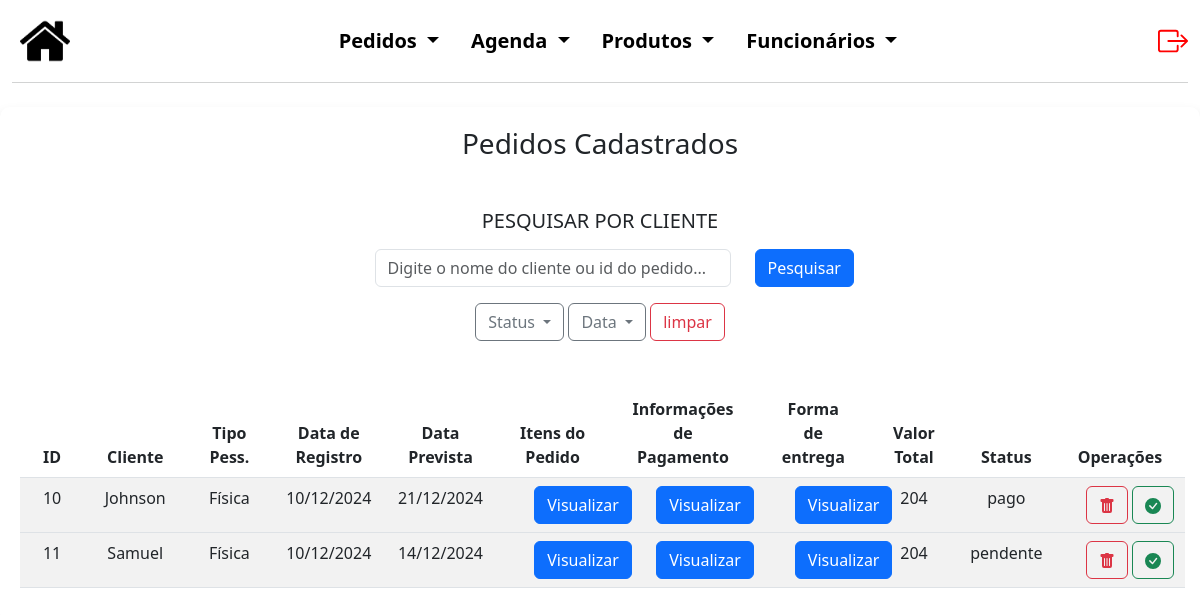
Screenshot of /Sistema/pedidos/consPed.php (signed in) with the database file from the repository.
### tables this page shows
CREATE TABLE `pedidos` (
  `codPed` int(5) NOT NULL,
  `cod_func` varchar(50) NOT NULL,
  `tipoPessoa` varchar(50) NOT NULL,
  `nomeCli` varchar(50) NOT NULL,
  `contato` varchar(50) NOT NULL,
  `dataPed` date NOT NULL,
  `dataPrev` date NOT NULL,
  `status` varchar(30) NOT NULL DEFAULT 'pendente'
);

CREATE TABLE `pagentg` (
  `codPagEnt` int(5) NOT NULL,
  `codPed` int(5) NOT NULL,
  `cod_itensPed` int(5) NOT NULL,
  `entrega` varchar(50) NOT NULL,
  `logradouro` varchar(50) NOT NULL,
  `numero` int(5) NOT NULL,
  `bairro` varchar(50) NOT NULL,
  `cidade` varchar(25) NOT NULL,
  `estado` varchar(2) NOT NULL,
  `cep` varchar(13) NOT NULL,
  `entrada` varchar(50) NOT NULL,
  `formaPag` varchar(30) DEFAULT NULL,
  `valorEnt` decimal(10,0) NOT NULL,
  `valorTotal` decimal(10,0) NOT NULL
);

### Sistema/pedidos/consPed.php (the view, shortened to what this page needs)
<?php
$conexao = novaConexao();
$registros = [];
$erro = false;
try {
    $sql = "SELECT pedidos.*, pagentg.valorTotal FROM pedidos LEFT JOIN pagentg ON pedidos.codPed = pagentg.codPed";
    $stmt = $conexao->prepare($sql);
    $stmt->execute();
    $registros = $stmt->fetchAll(PDO::FETCH_ASSOC);
} catch (PDOException $e) {
    $erro = true;
    echo "Erro: " . $e->getMessage();
}
?>
<!DOCTYPE html>
<html lang="pt-BR">
<head>
    <link href="https://cdn.jsdelivr.net/npm/bootstrap@5.3.0/dist/css/bootstrap.min.css" rel="stylesheet">
    <link rel="stylesheet" href="../style.css?v=1.8">
</head>
<body>
    <div class="container-fluid cabecalho">
        <nav class="navbar navbar-light navbar-expand-md" style="background-color: #FFFF;">
            <a class="nav justify-content-start m-2" href="../admInicial.php">
                <img src="../img/back.png">
            </a>
            <div class="collapse navbar-collapse justify-content-center" id="navegacao">
                <ul class="nav nav-pills justify-content-center listas">
                    <li class="nav-item dropdown">
                        <a class="nav-link dropdown-toggle cor_fonte" href="#" id="navbarDropdownMenuLink"
                            data-bs-toggle="dropdown" aria-haspopup="true" aria-expanded="false">
                            Pedidos
                        </a>
                    </li>
                    <li class="nav-item dropdown">
                        <a class="nav-link dropdown-toggle cor_fonte" href="#" id="navbarDropdownMenuLink"
                            data-bs-toggle="dropdown" aria-haspopup="true" aria-expanded="false">
                            Agenda
                        </a>
                    </li>
                    <li class="nav-item dropdown">
                        <a class="nav-link dropdown-toggle cor_fonte" href="#" id="navbarDropdownMenuLink"
                            data-bs-toggle="dropdown" aria-haspopup="true" aria-expanded="false">
                            Produtos
                        </a>
                    </li>
                    <li class="nav-item dropdown">
                        <a class="nav-link dropdown-toggle cor_fonte" href="#" id="navbarDropdownMenuLink"
                            data-bs-toggle="dropdown" aria-haspopup="true" aria-expanded="false">
                            Funcionários
                        </a>
                    </li>
                </ul>
            </div>
            <a href="../logout.php" class="nav-link justify-content-end" style="color: red;">
            </a>
        </nav>
    </div>
    <?php if ($erro): ?>
        <div class="alert alert-danger" role="alert">
            Não foi possível carregar os dados.
        </div>
    <?php else: ?>
        <div class="container-fluid consContainer">
            <h3 class="text-center mb-5">Pedidos Cadastrados</h3>
            <div class="container mt-5 mb-5">
                <div class="row justify-content-center text-center">
                    <h5 class="mb-3">PESQUISAR POR CLIENTE</h5>
                    <div class="dropdown">
                        <form method="POST">
                            <div class="row justify-content-center text-center mb-3">
                                <div class="col-4">
                                    <input type="text" class="form-control" name="search"
                                        placeholder="Digite o nome do cliente ou id do pedido...">
                                </div>
                                <div class="col-1">
                                    <button type="submit" class="btn btn-primary">Pesquisar</button>
                                </div>
                            </div>
                            <button class="btn btn-outline-secondary dropdown-toggle" type="button" id="dropdownMenuButton"
                                data-bs-toggle="dropdown" aria-expanded="false">
                                Status
                            </button>
                            <button class="btn btn-outline-secondary dropdown-toggle" type="button" id="dropdownMenuButton"
                                data-bs-toggle="dropdown" aria-expanded="false">
                                Data
                            </button>
                            <button type="submit" class="btn btn-outline-danger" name="limpar"
                                value="pendente">limpar</button>
                        </form>
                    </div>
                </div>
            </div>
            <table class="table table-striped">
                <thead>
                    <tr>
                        <th>
                            <div class="row justify-content-center text-center titleCons">ID</div>
                        </th>
                        <th>
                            <div class="row justify-content-center text-center titleCons">Cliente</div>
                        </th>
                        <th>
                            <div class="row justify-content-center text-center titleCons">Tipo Pess.</div>
                        </th>
                        <th>
                            <div class="row justify-content-center text-center titleCons">Data de Registro</div>
                        </th>
                        <th>
                            <div class="row justify-content-center text-center titleCons">Data Prevista</div>
                        </th>
                        <th>
                            <div class="row justify-content-center text-center titleCons">Itens do Pedido</div>
                        </th>
                        <th>
                            <div class="row justify-content-center text-center titleCons">Informações de Pagamento</div>
                        </th>
                        <th>
                            <div class="row justify-content-center text-center titleCons">Forma de entrega</div>
                        </th>
                        <th>
                            <div class="row justify-content-center text-center titleCons">Valor Total</div>
                        </th>
                        <th>
                            <div class="row justify-content-center text-center titleCons">Status</div>
                        </th>
                        <th>
                            <div class="row justify-content-center text-center titleCons">Operações</div>
                        </th>
                    </tr>
                </thead>
                <?php foreach ($registros as $registro): ?>
                    <tbody>
                        <td>
                            <div class="row justify-content-center registro">
                                <?php echo ($registro['codPed']); ?>
                            </div>
                        </td>
                        <td>
                            <div class="row justify-content-center registro">
                                <?php echo ($registro['nomeCli']); ?>
                            </div>
                        </td>
                        <td>
                            <div class="row justify-content-center registro">
                                <?php echo ($registro['tipoPessoa']); ?>
                            </div>
                        </td>
                        <td>
                            <div class="row justify-content-center registro">
                                <?php echo (date('d/m/Y', strtotime($registro['dataPed']))); ?>
                            </div>
                        </td>
                        <td>
                            <div class="row justify-content-center registro">
                                <?php echo (date('d/m/Y', strtotime($registro['dataPrev']))); ?>
                            </div>
                        </td>
                        <td>
                            <div class="row justify-content-center btnVisu">
                                <div class="col-6">
                                    <form method="POST">
                                        <button type="submit" name="visuPedidos" class="btn btn-primary">Visualizar</button>
                                    </form>
                                </div>
                            </div>
                        </td>
                        <td>
                            <div class="row justify-content-center btnVisu">
                                <div class="col-6">
                                    <form method="POST">
                                        <button type="submit" name="visuPag" class="btn btn-primary">Visualizar</button>
                                    </form>
                                </div>
                            </div>
                        </td>
                        <td>
                            <div class="row justify-content-center btnVisu">
                                <div class="col-6">
                                    <form method="POST">
                                        <button type="submit" name="visuEntr" class="btn btn-primary">Visualizar</button>
                                    </form>
                                </div>
                            </div>
                        </td>
                        <td>
                            <div class="row justify-content-center registro">
                                <?php echo isset($registro['valorTotal']) ? htmlspecialchars($registro['valorTotal']) : 'N/A'; ?>
                            </div>
                        </td>
                        <td>
                            <div class="row justify-content-center registro">
                                <?php echo ($registro['status']) ?>
                            </div>
                        </td>
                        <td>
                            <div class="row text-center justify-content-center">
                                <div class="col-4">
                                    <form method="POST">
                                        <button type="submit" name="delete" class="btn btn-outline-danger">
                                        </button>
                                    </form>
                                </div>
                                <div class="col-4">
                                    <form method="POST">
                                        <button type="submit" name="concluida" class="btn btn-outline-success">
                                        </button>
                                    </form>
                                </div>
                            </div>
                        </td>
                    </tbody>
                <?php endforeach; ?>
            </table>
        </div>
    <?php endif; ?>
</body>
</html>

### Sistema/style.css (style rules this page uses)
.cabecalho { margin-bottom: 2%; }
.cor_fonte { color: black; font-weight: bold; text-decoration: none; font-size: 20px; }
.cabecalho img { height: 50px; }
#navbarDropdownMenuLink { background-color: #ffffff; }
nav { border-bottom: 1px solid rgb(210, 211, 211); }
.nav-item.dropdown .nav-link { color: black }
.consContainer { max-width: 1580px; margin: auto; padding: 20px; border-radius: 10px; box-shadow: 0.5px 10px 15px rgba(0, 0, 0, 0.2); }
.titleCons { margin-left: 15px; margin-right: 15px; }

### rows the page displays
pedidos: codPed "10", nomeCli "Johnson", tipoPessoa "Física", dataPed "10/12/2024", dataPrev "21/12/2024", pagentg.valorTotal "204", status "pago"
pedidos: codPed "11", nomeCli "Samuel", tipoPessoa "Física", dataPed "10/12/2024", dataPrev "14/12/2024", pagentg.valorTotal "204", status "pendente"
